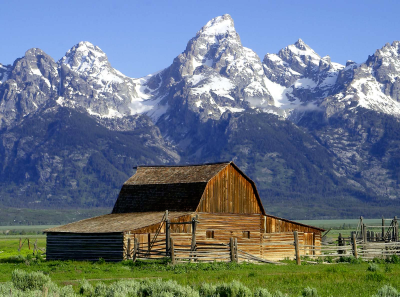
#> input picture imagens/barn_mountains.bmp, 400 x 297 px
$ python main.py
#> lines starting #> are read from the running program, lines starting #| are printed output that depends on the picture
### decodec_jpeg.py
import matplotlib.pyplot as plt
import matplotlib.colors as cr_liner
import numpy as np
from scipy.fftpack import dct as dct
from scipy.fftpack import idct as idct

import math as m
bs=16
original_l=0
original_c=0
# [5 lines left out: function original, not called in this run]


def colormap(color='', grey=None):
    if grey is not None:
        cm = cr_liner.LinearSegmentedColormap.from_list("Grey", [(0, 0, 0), (1, 1, 1)], N=255)
    else:
        if color == 'Red':
            cm = cr_liner.LinearSegmentedColormap.from_list("Red", [(0, 0, 0), (1, 0, 0)], N=255)
        elif color == 'Green':
            cm = cr_liner.LinearSegmentedColormap.from_list("Green", [(0, 0, 0), (0, 1, 0)], N=255)
        elif color == 'Blue':
            cm = cr_liner.LinearSegmentedColormap.from_list("Blue", [(0, 0, 0), (0, 0, 1)], N=255)
        # plot_image_colormap(channels,cm)
        else:
            return
    return cm

def iycbr(img):
    """
    plt.figure()
    img = rgb_to_ycbr(img)
    plt.imshow(img)
    plt.axis('off')

    plt.figure()
    img = ycbr_to_rgb(img)
    plt.imshow(img)
    """
    aux=upsampling(img[:, :, 0],img[:, :, 1],img[:, :, 2])
    img = ycbr_to_rgb(aux)
    return img

def plot_image_colormap(img, cm=None):
    plt.figure()
    plt.axis('off')
    if cm is not None:
        plt.imshow(img, cm)
    else:
        plt.imshow(img)


def get_channels(channels, img, channel):
    rgb = ['Red', 'Green', 'Blue']
    channels[rgb[channel]] = img[:, :, channel]


def decodec(original_l, original_c, img_jpg):
    img=padding_decoder(original_l, original_c,img_jpg)
    plot_image_colormap(img)
    a=iycbr(img)
    return a


###############################################################################################
def padding_decoder(original_l, original_c, padded_img):
    unpadded_img = padded_img[: original_l, : original_c, :]
    print("Unpadded dim = ", unpadded_img.shape)
    plt.figure()
    plt.imshow(unpadded_img)
    plt.axis('off')
    plt.show()

    return unpadded_img


###############################################################################################
# [10 lines left out: function ycbr_colormap, not called in this run]


def ycbr_to_rgb(img):
    formula = np.array([[.299, .587, .114], [-.168736, -.331264, .5], [.5, -.418688, -.081312]])
    formula = np.linalg.inv(formula)
    rgb = np.array(img)
    print(rgb.shape)
    rgb[:, :, [1, 2]] -= 128
    rgb = rgb.round()
    rgb = rgb.dot(formula.T)
    np.putmask(rgb, rgb > 255, 255)
    np.putmask(rgb, rgb < 0, 0)
    return np.uint8(rgb)


###############################################################################################
def func_idct(x,type,title):
    X_idct = idct(idct(x, norm="ortho").T, norm="ortho").T # DCT
    plt.figure()
    plt.title("Dct " +type+" "+title)
    plt.imshow(X_idct,colormap(grey=1))
    return X_idct

def upsampling(y, cb, cr,type="4:2:2"):
    arr = [y, cb, cr]
    print("_____________")
    print(arr)
    print("_____________")
    arr_tit = ["y", "cb", "cr"]
    for i in range (3):
        plt.figure()
        arr[i] = get_upchannels(arr[i],type)
        x=func_idct(arr[i],type,arr_tit[i])

        plt.title("Upsampling " +type+" "+arr_tit[i])
        plt.imshow(arr[i],colormap(grey=1))
        #idct_bsxbs(arr[i],8)


    return np.dstack((y,cb,cr))
# [15 lines left out: function idct_bsxbs, not called in this run]


def get_upchannels(dchanel, type):
    if type == "4:2:0":
        return reverse_ds_4_2_0(dchanel)
    if type == "4:2:2":
        print("$$$$$$$$$$$$$")
        print(dchanel)
        return reverse_ds_4_2_2(dchanel)
    else:
        return None


def reverse_ds_4_2_2(img):
    print (img)
    return np.repeat(img, 2, axis=1)


def reverse_ds_4_2_0(img):
    return np.repeat(np.repeat(img, 2, axis=0), 2, axis=0)


###############################################################################################

### main.py
from calendar import c
import matplotlib.pyplot as plt
import matplotlib.colors as cr_liner
import numpy as np
from scipy.fftpack import dct as dct
from scipy.fftpack import idct as idcts
from decodec_jpeg import decodec,upsampling
bs=16
original_l=0
original_c=0
def original(img):  # Plot Original
    # plt.figure()
    plt.axis('off')
    plt.imshow(img)
    print(img.shape)  # (linhas, colunas, canais) canais = 3 (r,g,b)


def colormap(color='', grey=None):
    if grey is not None:
        cm = cr_liner.LinearSegmentedColormap.from_list("Grey", [(0, 0, 0), (1, 1, 1)], N=255)
    else:
        if color == 'Red':
            cm = cr_liner.LinearSegmentedColormap.from_list("Red", [(0, 0, 0), (1, 0, 0)], N=255)
        elif color == 'Green':
            cm = cr_liner.LinearSegmentedColormap.from_list("Green", [(0, 0, 0), (0, 1, 0)], N=255)
        elif color == 'Blue':
            cm = cr_liner.LinearSegmentedColormap.from_list("Blue", [(0, 0, 0), (0, 0, 1)], N=255)
        # plot_image_colormap(channels,cm)
        else:
            return
    return cm


def plot_image_colormap(img, cm=None):
    plt.figure()
    plt.axis('off')
    if cm is not None:
        plt.imshow(img, cm)
    else:
        plt.imshow(img)


def get_channels(channels, img, channel):
    rgb = ['Red', 'Green', 'Blue']
    channels[rgb[channel]] = img[:, :, channel]


def codec(img, channel=None, grey=None,activate_plot=0):
    channels = {}
    rgb = ['Red', 'Green', 'Blue']
    if activate_plot == 0:
        for color in range(3):
            get_channels(channels, img, color)
            if channel is None:
                plot_image_colormap(channels[rgb[color]], colormap(rgb[color]))
                plot_image_colormap(channels[rgb[color]], colormap(rgb[color], 1))
        if channel is not None:
            plot_image_colormap(channels[channel], colormap(rgb[channel], grey))
        aux=padding(img)
        plot_image_colormap(aux)
        a=ycbr(aux, 2)
    elif activate_plot == 1:
        aux=padding(img)
        plot_image_colormap(aux)
        a=ycbr(img)
    elif activate_plot == 2:
        aux=padding(img)
        a=ycbr(aux, activate_plot)
    else:
        aux=padding(img)
        a=ycbr(aux)

    return a


###############################################################################################
def padding(img,pad=16):
    try:
        p1 = img[:, :, 0]
        p2 = img[:, :, 1]
        p3 = img[:, :, 2]
        print('------------------------------')
        print("Original dim = ", img.shape)
        print('------------------------------')
        r, c = p1.shape
        r_new, c_new = p1.shape
        if r%pad!=0:
            repeat_arr=np.ones(r,dtype="uint8")
            repeat_arr[r-1]=pad-(r % pad)+1
            p1 = np.repeat(p1, repeat_arr,axis=0)
            p2 = np.repeat(p2, repeat_arr,axis=0)
            p3 = np.repeat(p3, repeat_arr,axis=0)
            r_new,c_new=p1.shape
        if c%pad!=0:
            repeat_arr=np.ones(c,dtype="uint8")
            repeat_arr[c-1]=pad-c % pad+1
            p1 = np.repeat(p1, repeat_arr,axis=1)
            p2 = np.repeat(p2, repeat_arr,axis=1)
            p3 = np.repeat(p3, repeat_arr,axis=1)
            r_new,c_new=p1.shape
        padded_img = np.zeros((r_new,c_new, 3))
        padded_img[:, :, 0] = p1
        padded_img[:, :, 1] = p2
        padded_img[:, :, 2] = p3
        return padded_img
    except:
        p1 = img[:, :]
        r, c = p1.shape
        r_new, c_new = p1.shape
        p1 = img[:, :]
        if r%pad!=0:
            repeat_arr=np.ones(r,dtype="uint8")
            repeat_arr[r-1]=pad-r % pad+1
            p1 = np.repeat(p1, repeat_arr,axis=0)
            r_new,c_new=p1.shape
        if c%pad!=0:
            repeat_arr=np.ones(c,dtype="uint8")
            repeat_arr[c-1]=pad-c % pad+1
            p1 = np.repeat(p1, repeat_arr,axis=1)
            r_new,c_new=p1.shape
        padded_img = np.zeros((r_new,c_new))
        padded_img[:, :] = p1

        return padded_img


def padding_decoder(original_l, original_c, padded_img):
    unpadded_img = padded_img[: original_l, : original_c, :]
    print("Unpadded dim = ", unpadded_img.shape)
    plt.figure()
    plt.imshow(unpadded_img)
    plt.axis('off')
    plt.show()

    return unpadded_img


###############################################################################################
def ycbr(img, activate_plot=0):
    """
    plt.figure()
    img = rgb_to_ycbr(img)
    plt.imshow(img)
    plt.axis('off')

    plt.figure()
    img = ycbr_to_rgb(img)
    plt.imshow(img)
    """
    img = rgb_to_ycbr(img)
    if activate_plot == 2:
        for i in range(3):
            plot_image_colormap(img[:, :, i], ycbr_colormap(i))
    downsampling(img[:, :, 0],img[:, :, 1],img[:, :, 2])
    return img


def ycbr_colormap(channel):
    if channel == 0:
        cm = cr_liner.LinearSegmentedColormap.from_list("y", [(0, 0, 0), (1, 1, 1)], N=255)
    elif channel == 1:
        cm = cr_liner.LinearSegmentedColormap.from_list("cb", [(0, 0.5, 0), (0, 0, 0.5)], N=255)
    elif channel == 2:
        cm = cr_liner.LinearSegmentedColormap.from_list("cr", [(0, 0.5, 0), (0.5, 0, 0)], N=255)
    else:
        return
    return cm


def rgb_to_ycbr(img):
    formula = np.array([[.299, .587, .114], [-.168736, -.331264, .5], [.5, -.418688, -.081312]])
    ycbr_img = img.dot(formula.T)
    ycbr_img[:, :, [1, 2]] += 128
    #ycbr_to_rgb(ycbr_img)
    return ycbr_img


###############################################################################################
def func_dct(x,type,title):
    X_dct = dct(dct(x, norm="ortho").T, norm="ortho").T # DCT
    plt.figure()
    plt.title("Dct " +type+" "+title)
    plt.imshow(np.log(np.abs(X_dct) + 0.0001),colormap(grey=1))
    return X_dct


def downsampling(y, cb, cr,type="4:2:2"):
    arr = [y, cb, cr]
    arr_tit = ["y", "cb", "cr"]
    for i in range (3):
        plt.figure()
        arr[i] = get_dchannels(arr[i], type)
        plt.title("Downsampling " +type+" "+arr_tit[i])

        plt.imshow(arr[i],colormap(grey=1))
        func_dct(arr[i],type,arr_tit[i])
    dct_bsxbs(y,8)
    dct_bsxbs(cb,8)
    dct_bsxbs(cr,8)
    return arr


def dct_bsxbs(test_image,bs):
    if(bs==64):
        test_image=padding(test_image,64)
        print(test_image.shape)

    l,c=test_image.shape
    aux_l = int(l/bs)
    aux_c = int(c/bs)
    sliced = test_image.reshape(aux_l*aux_c,bs,bs)
    for i in range(len(sliced)):
        sliced[i] = dct(dct(sliced[i], norm="ortho").T, norm="ortho").T
    aux = sliced.reshape(l,c)
    plt.figure()
    plt.title("dct blocos de "+str(bs)+"x"+str(bs))
    plt.imshow(np.log(np.abs(aux) + 0.0001),colormap(grey=1))
    return aux


#X_dct = dct(dct(X, norm=”ortho”).T, norm=”ortho”).T
def get_dchannels(dchanel, type):
    if type == "4:2:0":
        return ds_4_2_0(dchanel)
    if type == "4:2:2":
        return ds_4_2_2(dchanel)
    else:
        return None


def ds_4_2_2(img):  # 4:2:2
    C = img.copy()
    C = C[:, ::2] #cv2.resize??
    return C


def ds_4_2_0(img):  # 4:2:0
    # Todos os 2 elementos vao ser iguais aos elementos do lado/acima logo são removidos .
    B = img.copy()
    # Vertical
    B = B[::2, :] #cv2.resize??
    # Horizontal
    B = B[:, ::2]
    return B


###############################################################################################
def main():
    img = plt.imread('imagens/barn_mountains.bmp')
#> img is the input picture: shape (297, 400, 3); mean R, G, B 104.4, 117.4, 130.1
    original_c,original_l,c=img.shape
#> original_c = 297; original_l = 400; c = 3
    img_v = codec(img,activate_plot=2)
#| Original dim =  (297, 400, 3)
#> after the loop in downsampling, `for i in range (3):`: arr = 3 items
#> in dct_bsxbs, `l,c=test_image.shape`: l = 304; c = 400
#> in dct_bsxbs, `aux_l = int(l/bs)`: aux_l = 38
#> in dct_bsxbs, `aux_c = int(c/bs)`: aux_c = 50
#> call 3 of dct_bsxbs, with bs = 8
#> in dct_bsxbs (call 3), `aux = sliced.reshape(l,c)`:
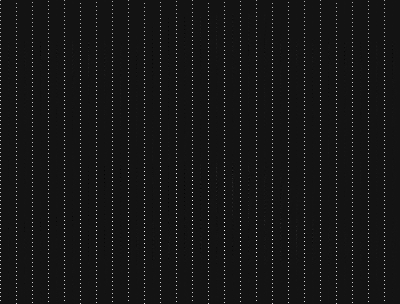
#> aux: shape (304, 400) float64; min -105.5, max 1253.2, mean 15.1; drawn with min black and max white
    decodec(original_l,original_c,img_v)
#> in padding_decoder, `unpadded_img = padded_img[: original_l, : original_c, :]`:
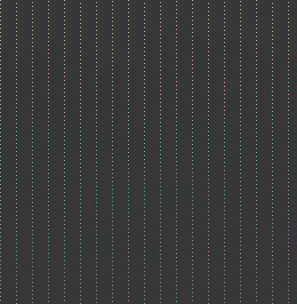
#> unpadded_img: shape (304, 297, 3) float64; mean of channels 0, 1, 2 14.6, 17.3, 15.5; drawn with min black and max white
#| Unpadded dim =  (304, 297, 3)
#> in padding_decoder, `plt.show()`:
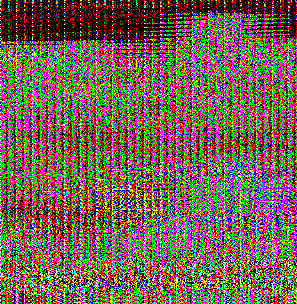
#> shown: shape (304, 297, 3) float64; mean R, G, B 0.462, 0.382, 0.324
#> (printed output is left out)
#> the loop in upsampling, `for i in range (3):` made 3 passes
#> (printed output is left out)
#> pass 1, in func_idct, `X_idct = idct(idct(x, norm="ortho").T, norm="ortho").T`:
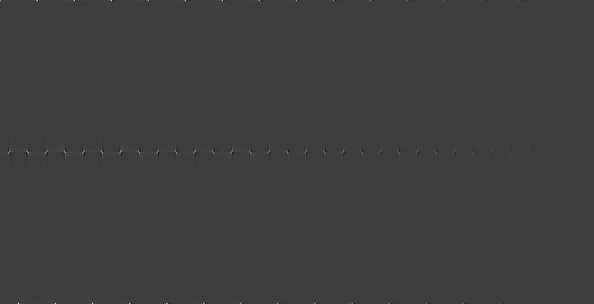
#> X_idct: shape (304, 594) float64; min -2831.8, max 8661, mean 2.9; drawn with min black and max white
#> after the loop in upsampling, `for i in range (3):`: arr = 3 items
#> in ycbr_to_rgb, `np.putmask(rgb, rgb > 255, 255)`:
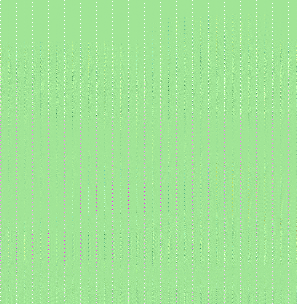
#> rgb: shape (304, 297, 3) float64; mean of channels 0, 1, 2 -172.7, 131.9, -219.1; drawn with min black and max white
#> in ycbr_to_rgb, `np.putmask(rgb, rgb < 0, 0)`:
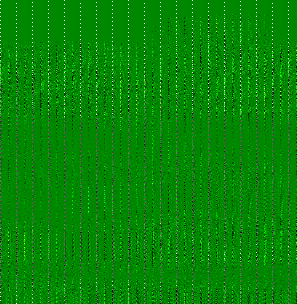
#> rgb: shape (304, 297, 3) float64; mean of channels 0, 1, 2 4.3, 134.6, 4.1; drawn as R, G, B
    # padding_decoder(img, padding(img))
    # plot_image_colormap(channels)
    # ycbr(img)
    plt.show()
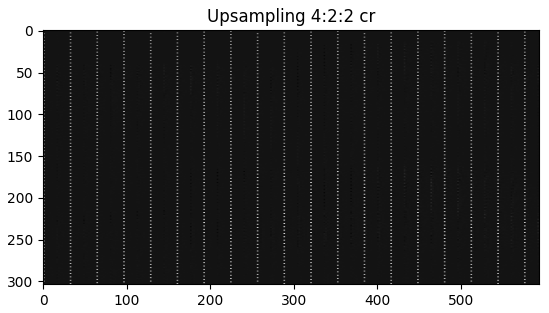
#> figure drawn by matplotlib, 1 panel


if __name__ == "__main__":
    main()

$ run again, with imagens/peppers.bmp copied over imagens/barn_mountains.bmp
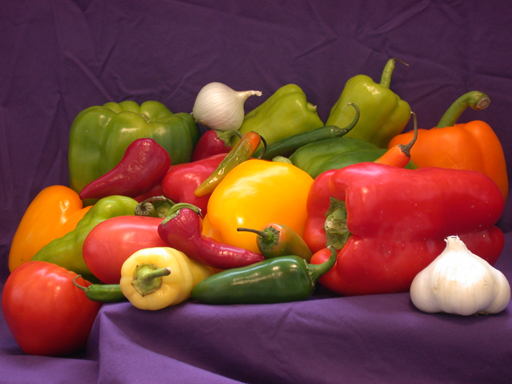
#> input picture imagens/peppers.bmp, 512 x 384 px
#> in main, img is the input picture: shape (384, 512, 3); mean R, G, B 120.8, 66.4, 57.6
#| Original dim =  (384, 512, 3)
#> after the loop in downsampling, `for i in range (3):`: arr = 3 items
#> in dct_bsxbs, `l,c=test_image.shape`: l = 384; c = 512
#> aux_l = 48
#> aux_c = 64
#| Unpadded dim =  (384, 384, 3)
#> (printed output is left out)
#> the loop in upsampling, `for i in range (3):` made 3 passes
#> (printed output is left out)
#> pass 1, in func_idct, `X_idct = idct(idct(x, norm="ortho").T, norm="ortho").T`:
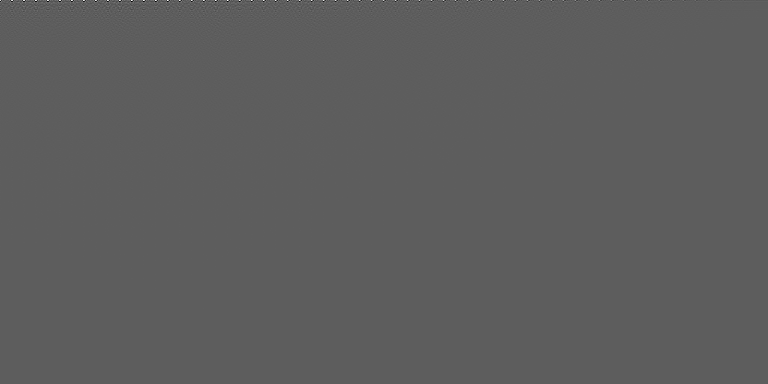
#> X_idct: shape (384, 768) float64; min -3489.4, max 6014.7, mean 0.7; drawn with min black and max white
#> after the loop in upsampling, `for i in range (3):`: arr = 3 items
#> in main, `plt.show()`:
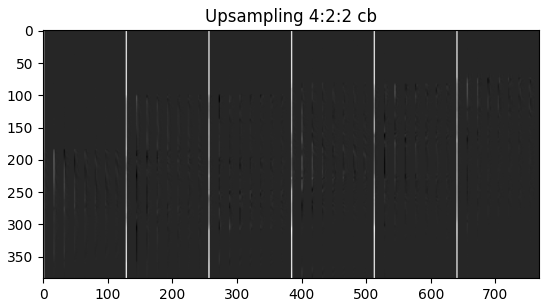
#> figure drawn by matplotlib, 1 panel
